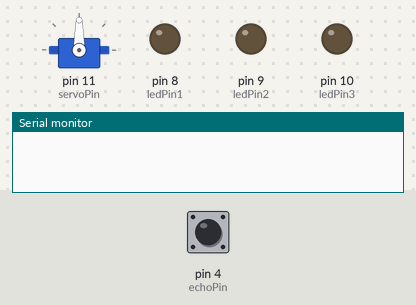
This sketch was run on a simulated Arduino Uno, built with avr-gcc and run on an emulated ATmega328P. On the bench: servo, output pins drawn as LEDs (lit = HIGH), the last lines printed to the serial monitor. The test bench sets the inputs (shaded band); at power-on: pin 4 (echoPin) LOW. Pins used as bus, display or sensor lines are not drawn.

Above: at 0.1 s.
At 1.2 s:
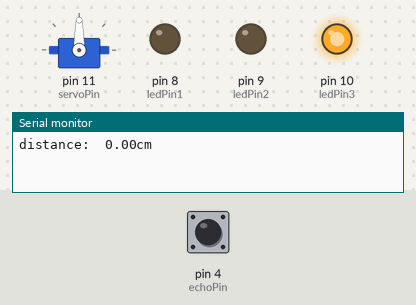
1.3 s: pin 4 (echoPin) pulsed HIGH 5 times (0.12 s each, 0.3 s apart)
At 2.9 s:
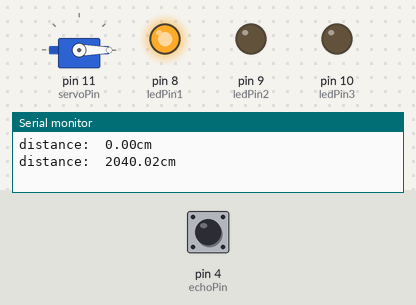
Timing chart, 0 to 5.8 s (numbered marks = the images above; inputs shaded):
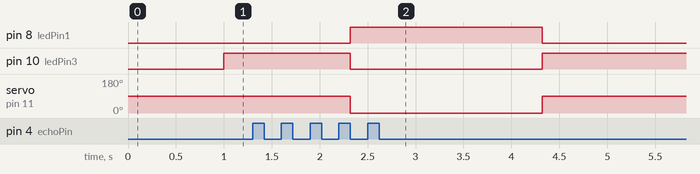

The sketch:

Ultrason_3led_servo.ino
```cpp
#include <Wire.h> //on ajoute la bibliothèque
#include <Servo.h>
int servoPin = 11 ;
//cretae a servo object
Servo myservo;
int trigPin = 2;
int echoPin = 4;
int ledPin1 = 8;
int ledPin2 = 9;
int ledPin3 = 10;
void setup() {
  Serial.begin(9600);
  myservo.attach(servoPin);

pinMode (trigPin, OUTPUT ) ;
pinMode (echoPin, INPUT ) ;
pinMode(ledPin1,OUTPUT);
pinMode(ledPin2,OUTPUT);
pinMode(ledPin3,OUTPUT);
}

void loop() {
  //
  digitalWrite(trigPin,LOW);
  delayMicroseconds (2) ;
  digitalWrite(trigPin,HIGH);
  delayMicroseconds (10) ;
  long measure = pulseIn(echoPin,HIGH);//receive
  float distance_mm = measure/2.0 *340/1000 ;// convert to distance
 float distance_cm =  distance_mm / 10;
  Serial.print("distance:  ");
  Serial.print(distance_cm,2);
   Serial.println(( "cm "));
  if (distance_cm > 20)
  {
  digitalWrite(ledPin1,HIGH);
  digitalWrite(ledPin2,LOW);
  digitalWrite(ledPin3,LOW);
  myservo.write(0);
delay(1000);
  }
  if ((distance_cm > 10)&&(distance_cm < 20))
  {
    digitalWrite(ledPin2,HIGH);
 digitalWrite(ledPin1,LOW);
  digitalWrite(ledPin3,LOW);
  myservo.write(45);
delay(1000);
  }
   if (distance_cm < 10)
  {
    digitalWrite(ledPin3,HIGH);
     digitalWrite(ledPin2,LOW);
  digitalWrite(ledPin1,LOW);
myservo.write(90);
delay(1000);
  }
}
```

Measured:
- after the input at 1.3 s, pin 8 (ledPin1): LOW → HIGH after 1.0 s, → LOW 2.0 s later; pin 10 (ledPin3): HIGH → LOW after 1.0 s, → HIGH 2.0 s later; servo on pin 11 (servoPin): 90° → 0° after 1.0 s, → 90° 2.0 s later
